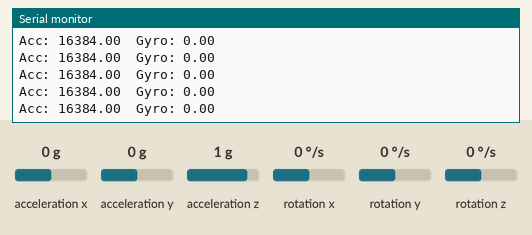
Recording of a sketch running on a simulated Arduino Uno, built with avr-gcc and run on an emulated ATmega328P. Shown: the last lines printed to the serial monitor. The inputs (shaded band) are chosen by the test bench; at power-on: acceleration x 0 g, acceleration z 1 g, acceleration y 0 g, rotation x 0 °/s, rotation y 0 °/s, rotation z 0 °/s.

Above: at 1.2 s.
1.3 s: acceleration x set to -1.4 g
At 1.48 s:
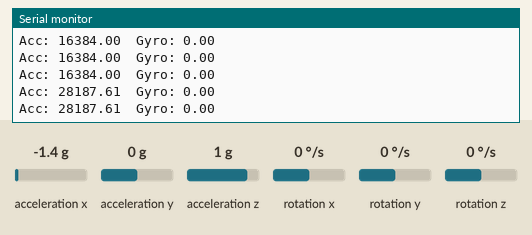
2.8 s: acceleration z set to 0 g
At 2.84 s:
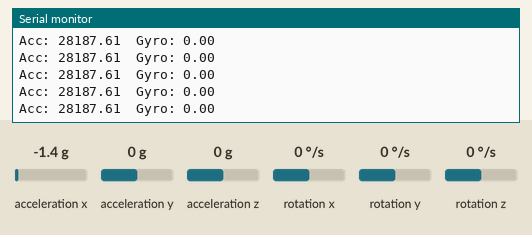
5.8 s: acceleration y set to -1.4 g
At 5.89 s:
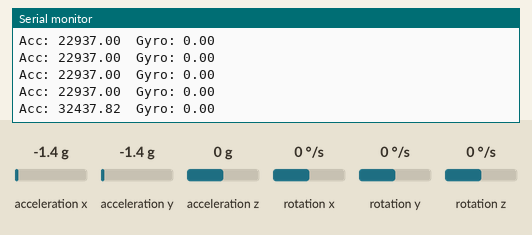
7.3 s: rotation x set to -192 °/s
At 7.36 s:
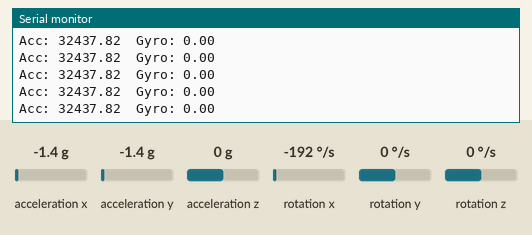
8.8 s: rotation y set to -192 °/s
At 8.84 s:
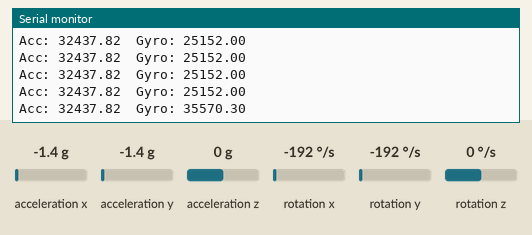
Timing chart, 0 to 11.8 s (numbered marks = the images above; inputs shaded):
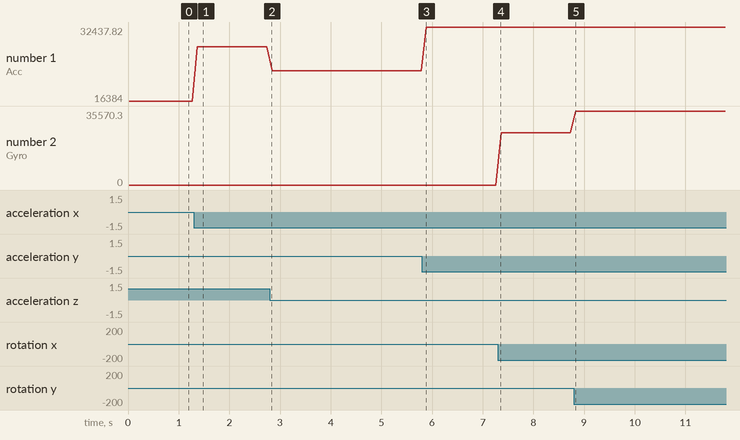

The sketch:

mpu6050.ino
```cpp
#include <Wire.h>
#include <MPU6050.h>

MPU6050 mpu;

float acc_mag;
float gyro_mag;

#define ACC_THRESHOLD   25000.0
#define GYRO_THRESHOLD  30000.0
#define COOLDOWN_MS     5000

unsigned long lastFallTime = 0;

void setup() {
  Serial.begin(9600);
  Wire.begin();
  mpu.initialize();
  if (mpu.testConnection())
    Serial.println("MPU6050 Connected");
  else
    Serial.println("Connection Failed");
}

void loop() {
  int16_t ax, ay, az;
  int16_t gx, gy, gz;

  mpu.getMotion6(&ax, &ay, &az, &gx, &gy, &gz);

  acc_mag = sqrt((float)ax * ax +(float)ay * ay +(float)az * az);
  gyro_mag = sqrt((float)gx * gx +(float)gy * gy +(float)gz * gz);

  Serial.print("Acc: ");
  Serial.print(acc_mag);
  Serial.print("\tGyro: ");
  Serial.println(gyro_mag);

  if (acc_mag > ACC_THRESHOLD && gyro_mag > GYRO_THRESHOLD && millis() - lastFallTime > COOLDOWN_MS) {
    Serial.println("FALL DETECTED");
    lastFallTime = millis();
  }
  delay(100);
}
```

Measured:
- after the input at 1.3 s, the serial monitor: prints a new line after 0.07 s (image 1)
- after the input at 5.8 s, the serial monitor: prints a new line after 0.09 s (image 3)
- after the input at 8.8 s, the serial monitor: prints a new line at once (image 5)
- plotted number 1: 16384 → 28187.61 after the input at 1.3 s, 28187.61 → 22937 after the input at 2.8 s, 22937 → 32437.82 after the input at 5.8 s
- plotted number 2: 0 → 25152 after the input at 7.3 s, 25152 → 35570.3 after the input at 8.8 s
